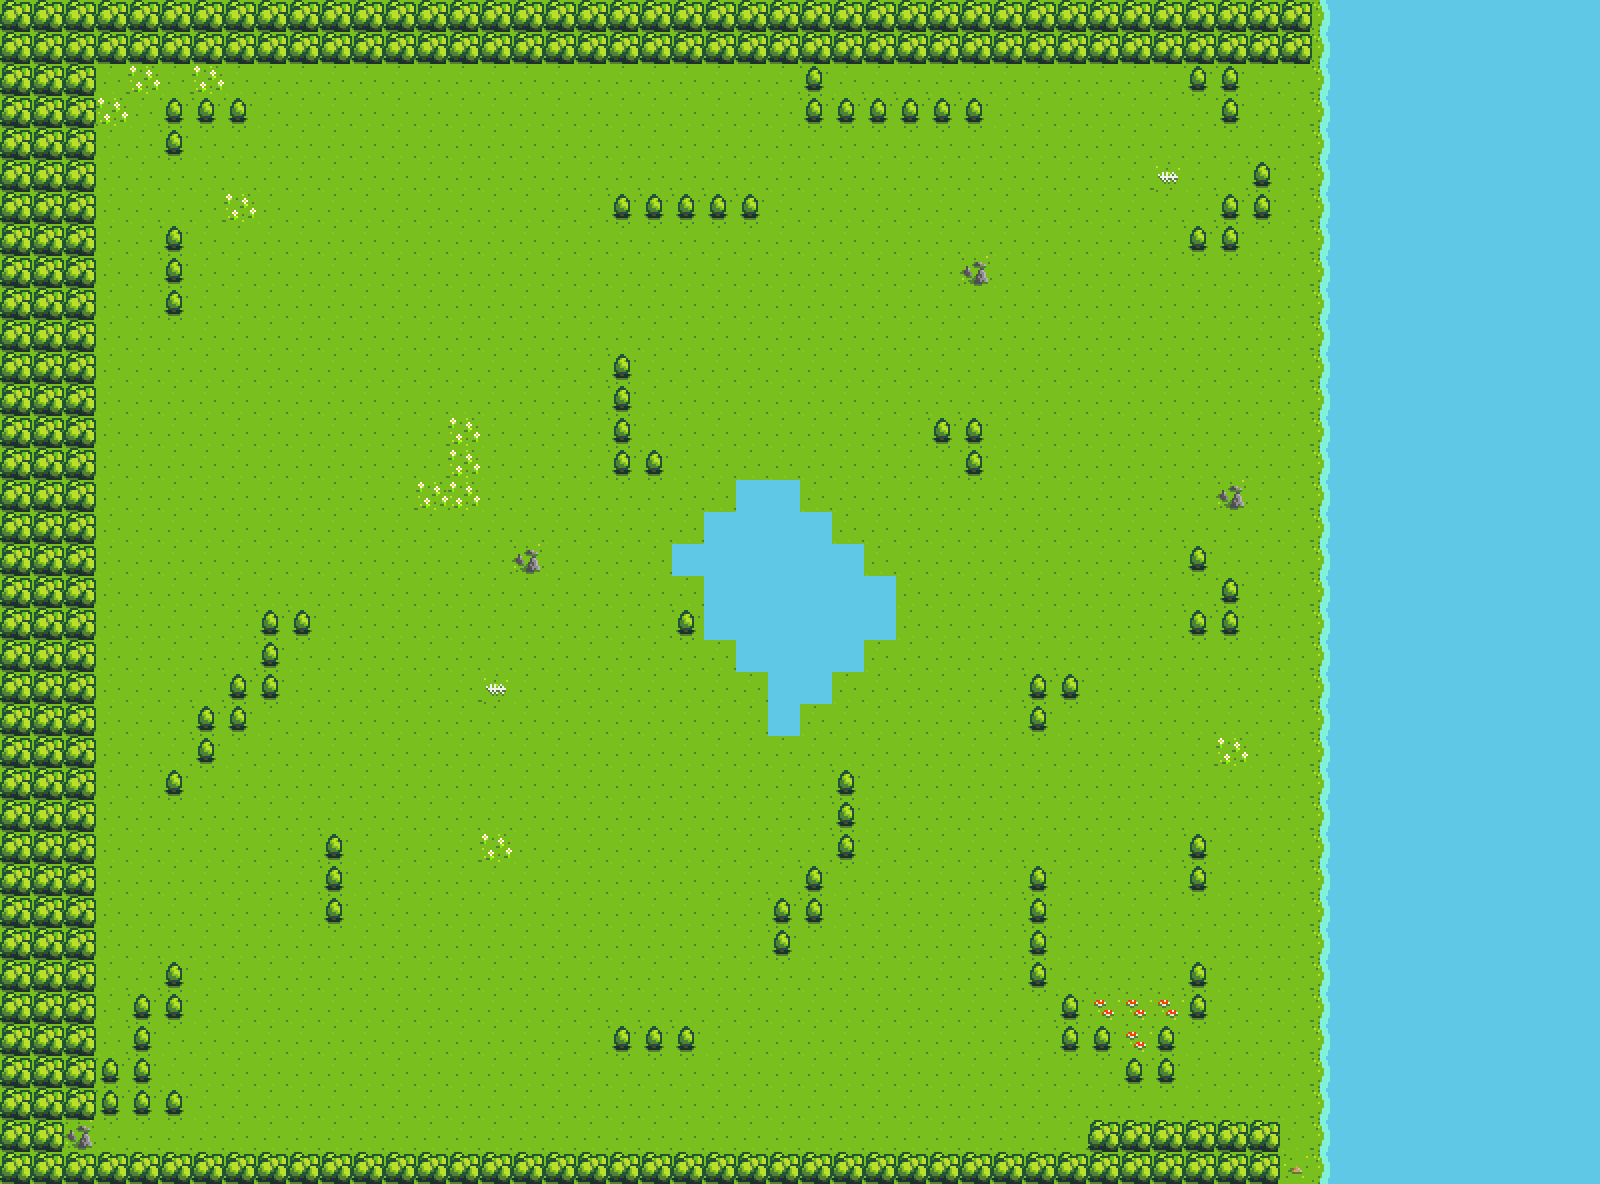

The image is a tile-based game level rendered from a .tmx file. Its description and complete source (layers, tilesets, objects, tile grids) follow:
An orthogonal 50x37 tile map with 32x32 px tiles, 1 tile layer (Tile Layer 1).

<map version="1.0" tiledversion="1.1.2" orientation="orthogonal" renderorder="right-down" width="50" height="37" tilewidth="32" tileheight="32" infinite="0" nextobjectid="1">
 <tileset firstgid="1" name="spritesheet_32x32" tilewidth="32" tileheight="32" tilecount="15" columns="15">
  <image source="../images/spritesheet_32x32.png" width="480" height="32" />
 </tileset>
 <layer name="Tile Layer 1" width="50" height="37">
  <data encoding="csv">
7,7,7,7,7,7,7,7,7,7,7,7,7,7,7,7,7,7,7,7,7,7,7,7,7,7,7,7,7,7,7,7,7,7,7,7,7,7,7,7,7,4,1,1,1,1,1,1,1,1,
7,7,7,7,7,7,7,7,7,7,7,7,7,7,7,7,7,7,7,7,7,7,7,7,7,7,7,7,7,7,7,7,7,7,7,7,7,7,7,7,7,4,1,1,1,1,1,1,1,1,
7,7,7,2,13,2,13,2,2,2,2,2,2,2,2,2,2,2,2,2,2,2,2,2,2,6,2,2,2,2,2,2,2,2,2,2,2,6,6,2,2,4,1,1,1,1,1,1,1,1,
7,7,7,13,2,6,6,6,2,2,2,2,2,2,2,2,2,2,2,2,2,2,2,2,2,6,6,6,6,6,6,2,2,2,2,2,2,2,6,2,2,4,1,1,1,1,1,1,1,1,
7,7,7,2,2,6,2,2,2,2,2,2,2,2,2,2,2,2,2,2,2,2,2,2,2,2,2,2,2,2,2,2,2,2,2,2,2,2,2,2,2,4,1,1,1,1,1,1,1,1,
7,7,7,2,2,2,2,2,2,2,2,2,2,2,2,2,2,2,2,2,2,2,2,2,2,2,2,2,2,2,2,2,2,2,2,2,15,2,2,6,2,4,1,1,1,1,1,1,1,1,
7,7,7,2,2,2,2,13,2,2,2,2,2,2,2,2,2,2,2,6,6,6,6,6,2,2,2,2,2,2,2,2,2,2,2,2,2,2,6,6,2,4,1,1,1,1,1,1,1,1,
7,7,7,2,2,6,2,2,2,2,2,2,2,2,2,2,2,2,2,2,2,2,2,2,2,2,2,2,2,2,2,2,2,2,2,2,2,6,6,2,2,4,1,1,1,1,1,1,1,1,
7,7,7,2,2,6,2,2,2,2,2,2,2,2,2,2,2,2,2,2,2,2,2,2,2,2,2,2,2,2,9,2,2,2,2,2,2,2,2,2,2,4,1,1,1,1,1,1,1,1,
7,7,7,2,2,6,2,2,2,2,2,2,2,2,2,2,2,2,2,2,2,2,2,2,2,2,2,2,2,2,2,2,2,2,2,2,2,2,2,2,2,4,1,1,1,1,1,1,1,1,
7,7,7,2,2,2,2,2,2,2,2,2,2,2,2,2,2,2,2,2,2,2,2,2,2,2,2,2,2,2,2,2,2,2,2,2,2,2,2,2,2,4,1,1,1,1,1,1,1,1,
7,7,7,2,2,2,2,2,2,2,2,2,2,2,2,2,2,2,2,6,2,2,2,2,2,2,2,2,2,2,2,2,2,2,2,2,2,2,2,2,2,4,1,1,1,1,1,1,1,1,
7,7,7,2,2,2,2,2,2,2,2,2,2,2,2,2,2,2,2,6,2,2,2,2,2,2,2,2,2,2,2,2,2,2,2,2,2,2,2,2,2,4,1,1,1,1,1,1,1,1,
7,7,7,2,2,2,2,2,2,2,2,2,2,2,13,2,2,2,2,6,2,2,2,2,2,2,2,2,2,6,6,2,2,2,2,2,2,2,2,2,2,4,1,1,1,1,1,1,1,1,
7,7,7,2,2,2,2,2,2,2,2,2,2,2,13,2,2,2,2,6,6,2,2,2,2,2,2,2,2,2,6,2,2,2,2,2,2,2,2,2,2,4,1,1,1,1,1,1,1,1,
7,7,7,2,2,2,2,2,2,2,2,2,2,13,13,2,2,2,2,2,2,2,2,1,1,2,2,2,2,2,2,2,2,2,2,2,2,2,9,2,2,4,1,1,1,1,1,1,1,1,
7,7,7,2,2,2,2,2,2,2,2,2,2,2,2,2,2,2,2,2,2,2,1,1,1,1,2,2,2,2,2,2,2,2,2,2,2,2,2,2,2,4,1,1,1,1,1,1,1,1,
7,7,7,2,2,2,2,2,2,2,2,2,2,2,2,2,9,2,2,2,2,1,1,1,1,1,1,2,2,2,2,2,2,2,2,2,2,6,2,2,2,4,1,1,1,1,1,1,1,1,
7,7,7,2,2,2,2,2,2,2,2,2,2,2,2,2,2,2,2,2,2,2,1,1,1,1,1,1,2,2,2,2,2,2,2,2,2,2,6,2,2,4,1,1,1,1,1,1,1,1,
7,7,7,2,2,2,2,2,6,6,2,2,2,2,2,2,2,2,2,2,2,6,1,1,1,1,1,1,2,2,2,2,2,2,2,2,2,6,6,2,2,4,1,1,1,1,1,1,1,1,
7,7,7,2,2,2,2,2,6,2,2,2,2,2,2,2,2,2,2,2,2,2,2,1,1,1,1,2,2,2,2,2,2,2,2,2,2,2,2,2,2,4,1,1,1,1,1,1,1,1,
7,7,7,2,2,2,2,6,6,2,2,2,2,2,2,15,2,2,2,2,2,2,2,2,1,1,2,2,2,2,2,2,6,6,2,2,2,2,2,2,2,4,1,1,1,1,1,1,1,1,
7,7,7,2,2,2,6,6,2,2,2,2,2,2,2,2,2,2,2,2,2,2,2,2,1,2,2,2,2,2,2,2,6,2,2,2,2,2,2,2,2,4,1,1,1,1,1,1,1,1,
7,7,7,2,2,2,6,2,2,2,2,2,2,2,2,2,2,2,2,2,2,2,2,2,2,2,2,2,2,2,2,2,2,2,2,2,2,2,13,2,2,4,1,1,1,1,1,1,1,1,
7,7,7,2,2,6,2,2,2,2,2,2,2,2,2,2,2,2,2,2,2,2,2,2,2,2,6,2,2,2,2,2,2,2,2,2,2,2,2,2,2,4,1,1,1,1,1,1,1,1,
7,7,7,2,2,2,2,2,2,2,2,2,2,2,2,2,2,2,2,2,2,2,2,2,2,2,6,2,2,2,2,2,2,2,2,2,2,2,2,2,2,4,1,1,1,1,1,1,1,1,
7,7,7,2,2,2,2,2,2,2,6,2,2,2,2,13,2,2,2,2,2,2,2,2,2,2,6,2,2,2,2,2,2,2,2,2,2,6,2,2,2,4,1,1,1,1,1,1,1,1,
7,7,7,2,2,2,2,2,2,2,6,2,2,2,2,2,2,2,2,2,2,2,2,2,2,6,2,2,2,2,2,2,6,2,2,2,2,6,2,2,2,4,1,1,1,1,1,1,1,1,
7,7,7,2,2,2,2,2,2,2,6,2,2,2,2,2,2,2,2,2,2,2,2,2,6,6,2,2,2,2,2,2,6,2,2,2,2,2,2,2,2,4,1,1,1,1,1,1,1,1,
7,7,7,2,2,2,2,2,2,2,2,2,2,2,2,2,2,2,2,2,2,2,2,2,6,2,2,2,2,2,2,2,6,2,2,2,2,2,2,2,2,4,1,1,1,1,1,1,1,1,
7,7,7,2,2,6,2,2,2,2,2,2,2,2,2,2,2,2,2,2,2,2,2,2,2,2,2,2,2,2,2,2,6,2,2,2,2,6,2,2,2,4,1,1,1,1,1,1,1,1,
7,7,7,2,6,6,2,2,2,2,2,2,2,2,2,2,2,2,2,2,2,2,2,2,2,2,2,2,2,2,2,2,2,6,14,14,14,6,2,2,2,4,1,1,1,1,1,1,1,1,
7,7,7,2,6,2,2,2,2,2,2,2,2,2,2,2,2,2,2,6,6,6,2,2,2,2,2,2,2,2,2,2,2,6,6,14,6,2,2,2,2,4,1,1,1,1,1,1,1,1,
7,7,7,6,6,2,2,2,2,2,2,2,2,2,2,2,2,2,2,2,2,2,2,2,2,2,2,2,2,2,2,2,2,2,2,6,6,2,2,2,2,4,1,1,1,1,1,1,1,1,
7,7,7,6,6,6,2,2,2,2,2,2,2,2,2,2,2,2,2,2,2,2,2,2,2,2,2,2,2,2,2,2,2,2,2,2,2,2,2,2,2,4,1,1,1,1,1,1,1,1,
7,7,9,2,2,2,2,2,2,2,2,2,2,2,2,2,2,2,2,2,2,2,2,2,2,2,2,2,2,2,2,2,2,2,7,7,7,7,7,7,2,4,1,1,1,1,1,1,1,1,
7,7,7,7,7,7,7,7,7,7,7,7,7,7,7,7,7,7,7,7,7,7,7,7,7,7,7,7,7,7,7,7,7,7,7,7,7,7,7,7,10,4,1,1,1,1,1,1,1,1
</data>
 </layer>
</map>